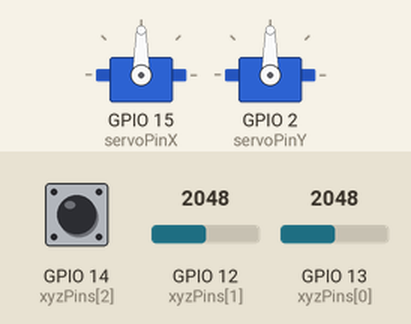
Bench run of a sketch on a simulated ESP32. On the bench: 2 × servo. The inputs (shaded band) are chosen by the test bench; at power-on: GPIO 12 (xyzPins[1]) = 2048, GPIO 13 (xyzPins[0]) = 2048, GPIO 14 (xyzPins[2]) HIGH. What the sketch prints to the serial monitor is not drawn.

Above: at 1.2 s.
1.3 s: GPIO 12 (xyzPins[1]) set to 2866
At 2.06 s:
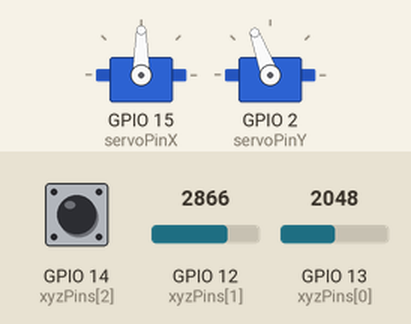
4.3 s: GPIO 13 (xyzPins[0]) set to 2187
6.1 s: GPIO 13 (xyzPins[0]) set to 2258
At 7.2 s:
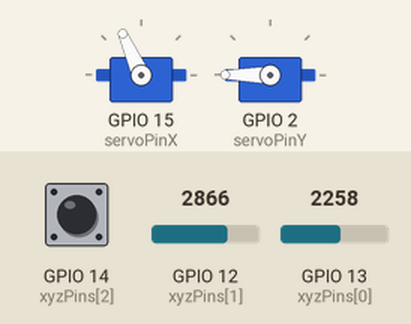
9.1 s: GPIO 12 (xyzPins[1]) set to 140
At 9.53 s:
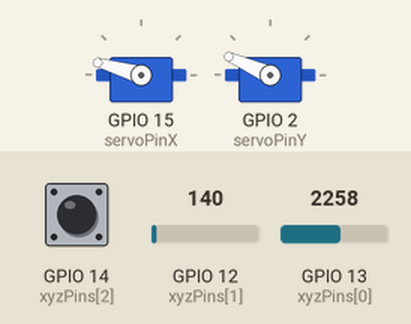
12.1 s: GPIO 13 (xyzPins[0]) set to 1228
At 12.26 s:
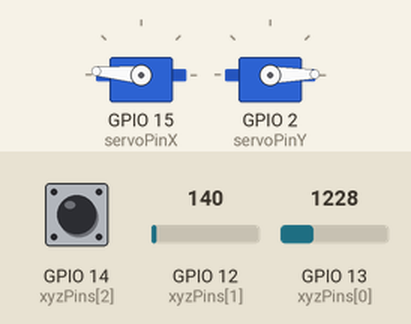
15.1 s: GPIO 13 (xyzPins[0]) set to 4095
Timing chart, 0 to 18.1 s (numbered marks = the images above; inputs shaded):
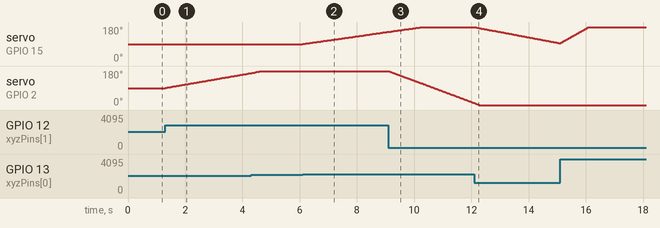

Measured:
- the behaviour switches between 2227 and 2228 on GPIO 13 (xyzPins[0]) (found by bisection; images 1 and 2)
- after the input at 1.3 s, servo on GPIO 2 (servoPinY): moves from 90° to 169° over 3.0 s, starting at once
- after the input at 6.1 s, servo on GPIO 15 (servoPinX): moves from 90° to 155° over 3.0 s, starting at once
- after the input at 9.1 s, servo on GPIO 2 (servoPinY): moves from 180° to 11° over 3.0 s, starting at once
- after the input at 12.1 s, servo on GPIO 15 (servoPinX): moves from 180° to 94° over 3.0 s, starting at once

The sketch:

Lab_4.ino
```cpp
#include <ESP32Servo.h>

// Ultrasonic Sensor Pins
#define trigPin 27
#define echoPin 26
#define MAX_DISTANCE 700
float timeOut = MAX_DISTANCE * 60;
int soundVelocity = 340;

// Joystick Pins
int xyzPins[] = {13, 12, 14}; // x, y, z pins

// Servo Configuration
Servo servoX, servoY;
int posValX = 90;
int posValY = 90;
int servoPinX = 15;
int servoPinY = 2;

bool joystickControlEnabled = true;
bool sonarEnabled = true; // By default, display sonar readings
bool lastButtonState = false;
float lastDistance = 0.0;

int currentDelayX = 90;
int currentDelayY = 90;

unsigned long previousMillisX = 0;
unsigned long previousMillisY = 0;
const int servoStep = 1; // This is a fixed step for servo movement

void setup() {
  Serial.begin(115200);

  // Pin Configurations
  pinMode(xyzPins[2], INPUT_PULLUP);
  pinMode(trigPin, OUTPUT);
  pinMode(echoPin, INPUT);

  // Servo Initialization
  servoX.setPeriodHertz(50);
  servoX.attach(servoPinX, 500, 2500);
  servoX.write(posValX);

  servoY.setPeriodHertz(50);
  servoY.attach(servoPinY, 500, 2500);
  servoY.write(posValY);
}

void loop() {
  int xVal = analogRead(xyzPins[0]);
  int yVal = analogRead(xyzPins[1]);
  int zVal = digitalRead(xyzPins[2]);

  // Joystick Button Handling
  if (zVal == LOW && lastButtonState == HIGH) {
    joystickControlEnabled = !joystickControlEnabled;
    lastDistance = getSonar();
    Serial.printf("Distance: %.2f cm\n", lastDistance);
    delay(500); // Debounce delay
  }
  lastButtonState = zVal;

  // Toggle Sonar Display
  if (zVal == LOW && lastButtonState == HIGH) {
    sonarEnabled = !sonarEnabled;
  }

  // Joystick Control
  if (joystickControlEnabled) {
    int adjustedX = xVal - 2047;
    int adjustedY = yVal - 2047;
    currentDelayX = map(abs(adjustedX), 0, 2047, 50, 10);
    currentDelayY = map(abs(adjustedY), 0, 2047, 50, 10);
    unsigned long currentMillis = millis();

    // Handling X servo independently
    handleServo(adjustedX, posValX, servoX, previousMillisX, currentDelayX);

    // Handling Y servo independently
    handleServo(adjustedY, posValY, servoY, previousMillisY, currentDelayY);

    Serial.printf("Adjusted X: %d, ServoX Pos: %d, Adjusted Y: %d, ServoY Pos: %d\n",
                  adjustedX, posValX, adjustedY, posValY);
  }
}

// Function to handle servo movement
void handleServo(int adjustedValue, int &posVal, Servo &servo, unsigned long &previousMillis, int currentDelay) {
  unsigned long currentMillis = millis();

  if ((adjustedValue > 180 || adjustedValue < -180) && currentMillis - previousMillis >= currentDelay) {
    if (adjustedValue > 180) {
      posVal += servoStep;
      if (posVal > 180) posVal = 180;
    } else {
      posVal -= servoStep;
      if (posVal < 0) posVal = 0;
    }
    servo.write(posVal);
    previousMillis = currentMillis;
  }
}

// Function to get sonar distance
float getSonar() {
  unsigned long pingTime;
  float distance;

  digitalWrite(trigPin, HIGH);
  delayMicroseconds(10);
  digitalWrite(trigPin, LOW);

  pingTime = pulseIn(echoPin, HIGH, timeOut);
  distance = (float)pingTime * soundVelocity / 2 / 10000;
  return distance;
}
```
